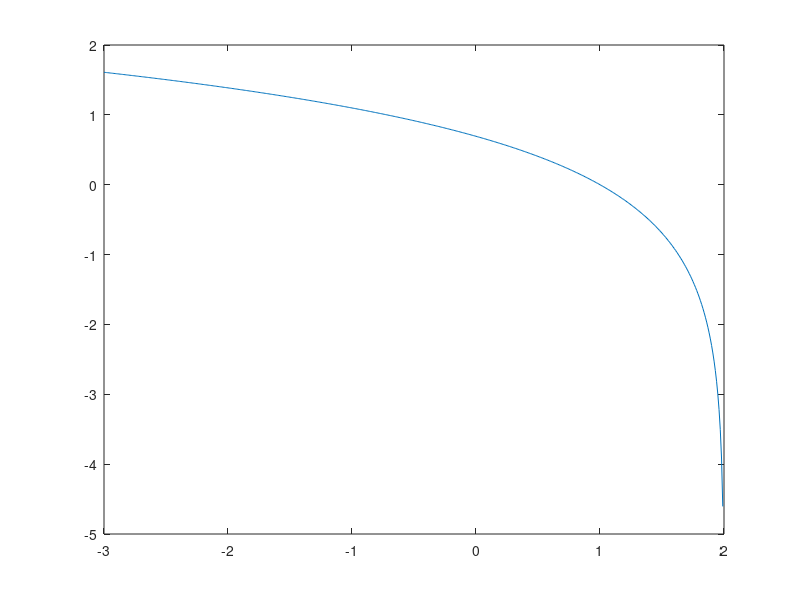

Source code (MATLAB):
clc;clear
x=-2.5:0.01:2.5;
y=x.^3-x-1;
z=-15:0.01:15;
z1=ones(1,length(z));
z2=2*ones(1,length(z));
plot(x,y)
hold on 
zz=zeros(length(x),1);
plot(x,zz)
plot(1.3247,0,'r*')
plot( 0.5774,-1.3205,'v')
plot(z1,z,'g')
plot(z2,z,'g')
hold off
%{
clc;clear
x=-1:0.01:1.2;
y=x.^7-x.^4+1;
plot(x,y)
hold on 
plot(x(501),y(501),'*')

z=zeros(length(x),1);
plot(x,z)
epl=0.01;
find(abs(y)<epl)
%}

clc;clear
format compact
x=[];
x(1)=1.5;
x(2)=(x(1)+1)^(1/3);
i=1;
epsilon=0.00001;
while(norm(x(i+1)-x(i))>epsilon)
    i=i+1;
    x(i+1)=(x(i)+1)^(1/3);
end
step=i
x


clc;clear
x=-1:0.01:2;
y=x+exp(x)-2;
z=-4:0.01:10;
z1=zeros(1,length(z));
z2=ones(1,length(z));
plot(x,y)
hold on 
zz=zeros(length(x),1);
plot(x,zz)
plot(0.44286,0,'r*')
plot(z1,z,'g')
plot(z2,z,'g')
hold off


clc;clear
format compact
format long
x=[];
x(1)=0.5;
x(2)=log(2-x(1));
i=1;
epsilon=0.00001;
while(norm(x(i+1)-x(i))>epsilon)
    i=i+1;
    x(i+1)=log(2-x(i));
end
step=i
x


x=-3:0.01:2;
y=log(2-x);
plot(x,y)





